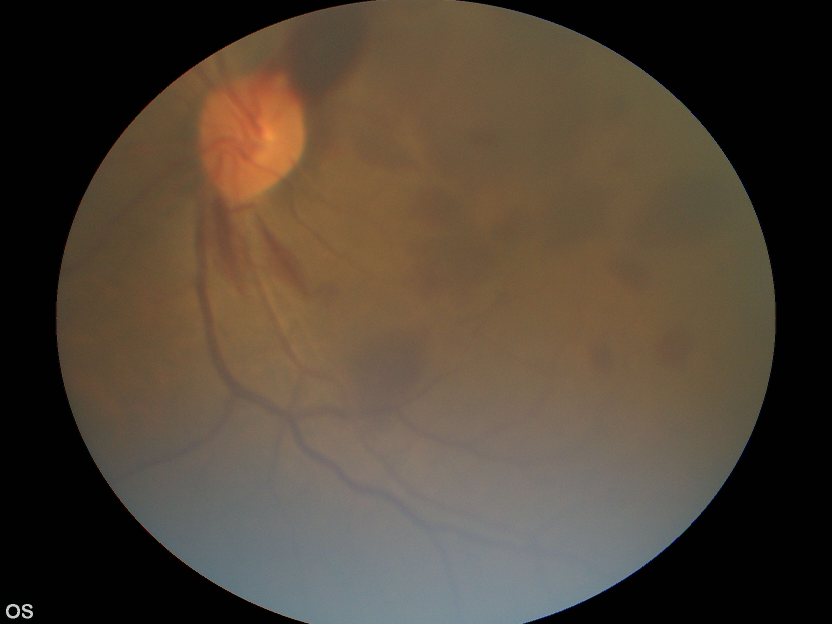
#> input picture Code/Background Separation/Images/OS0043EY.JPG, 1664 x 1248 px (shown at 1/2 size)
$ jupyter execute --allow-errors Interpolation.ipynb
#> lines starting #> are read from the running program, lines starting #| are printed output that depends on the picture
[cell 1]
import cv2
import math
import scipy
import numpy as np
import pandas as pd
import matplotlib.pyplot as plt
from mpl_toolkits import mplot3d
from plantcv import plantcv as pcv
from scipy.interpolate import griddata, interp2d
from scipy.ndimage.filters import generic_filter

[cell 2]
def get_non_uniform_sampling(source, steps):
    shape = np.shape(source)
    height = shape[0]
    length = shape[1]

    x_centre = int(length/2)
    y_centre = int(height/2)
    radius = int(min(length, height)/2)

    pi = np.pi
    multiplier = 0.5
    x_coordinates = []
    y_coordinates = []

    for r in steps:
        number_of_points = (1/multiplier) * 2

        for j in range(int(number_of_points)):
            theta = j*pi*multiplier
            x = x_centre + (r * np.cos(theta))
            y = y_centre + (r * np.sin(theta))
            if(x<length and y<height):
                x_coordinates.append(int(x))
                y_coordinates.append(int(y))

        multiplier = multiplier/1.75

    return x_coordinates, y_coordinates

def window_stdev(X, window_size):
    c1 = uniform_filter(X, window_size, mode='reflect')
    c2 = uniform_filter(X*X, window_size, mode='reflect')
    return np.sqrt(c2 - c1*c1)

[cell 3]
img = cv2.imread("./Images/OS0043EY.JPG")
#> img is the input picture: shape (1248, 1664, 3); mean B, G, R 54, 67.3, 79.5
print(np.shape(img))
#| (1248, 1664, 3)
(B,G,R) = cv2.split(img)
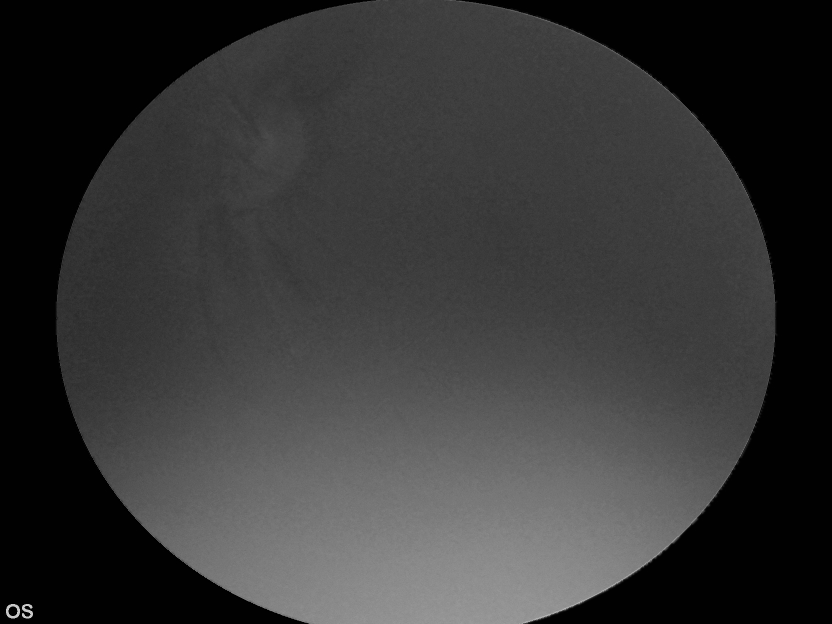
#> B: shape (1248, 1664) (shown at 1/2 size); min 0, max 222, mean 54
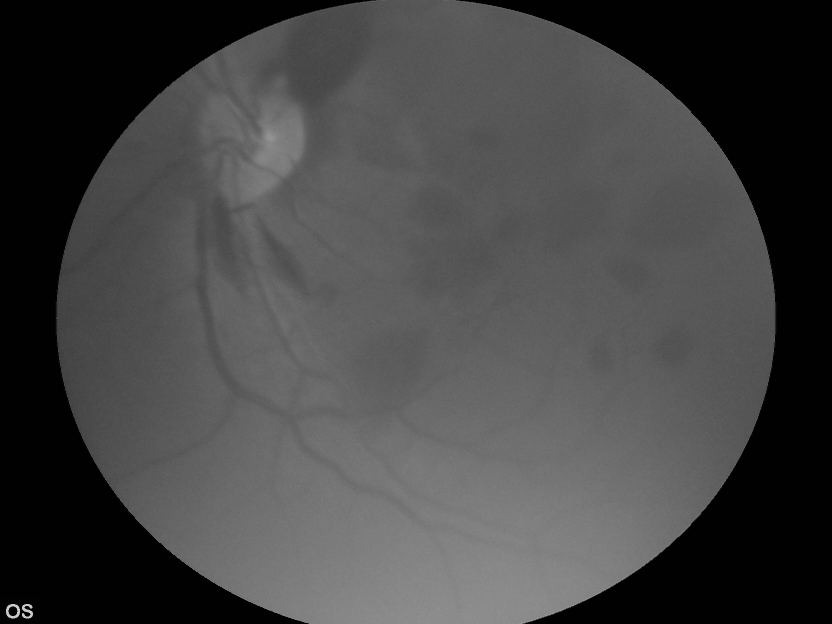
#> G: shape (1248, 1664) (shown at 1/2 size); min 0, max 222, mean 67.3
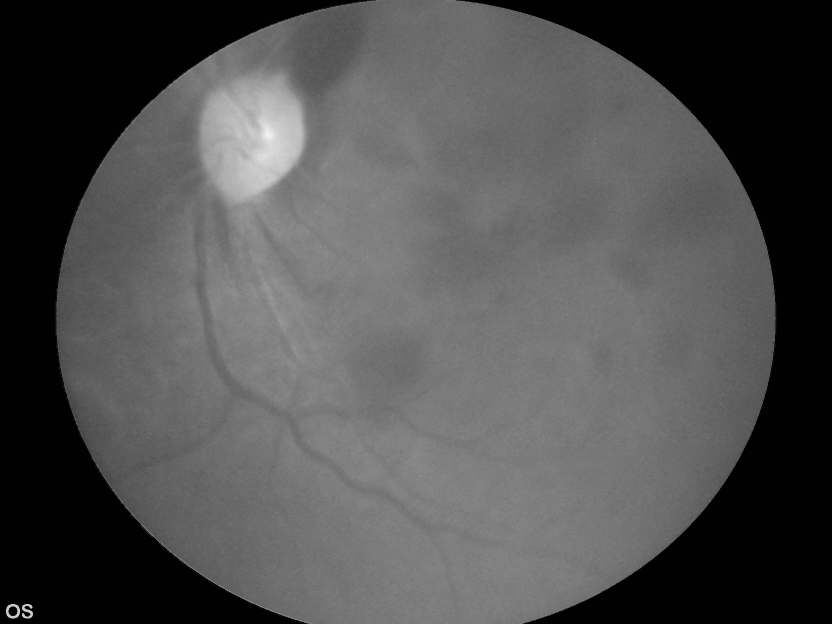
#> R: shape (1248, 1664) (shown at 1/2 size); min 0, max 245, mean 79.5
#cv2.imshow("Source Image", img)
#cv2.waitKey(0)

[cell 4]
steps = [0, 149, 246, 357, 486, 574]
x_coordinates, y_coordinates = get_non_uniform_sampling(G, steps)
#> x_coordinates = 146 values, max 1406 at index 81, min 258 at index 114, mean 825.8; y_coordinates = 146 values, max 1197 at index 97, min 50 at index 130, mean 624.3
number_of_points = (np.shape(x_coordinates))[0]
#> number_of_points = 146
print("The number of points is", number_of_points)
#| The number of points is 146

[cell 5]
plt.rcParams["figure.figsize"] = (8,8)
plt.imshow(G)
plt.scatter(x_coordinates, y_coordinates, color='red')
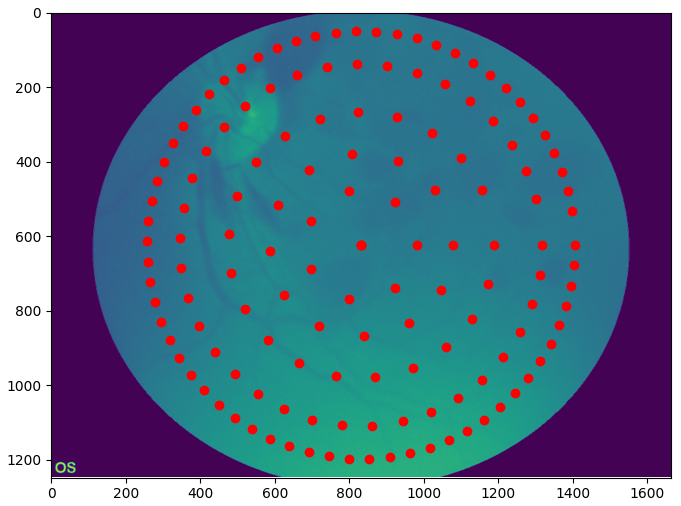
#> figure drawn by matplotlib, 1 panel

[cell 6]
figure_size = 7
G_mean = cv2.blur(G,(figure_size, figure_size))
plt.imshow(G_mean)

#> (a cell that did not finish here is left out)

[cell 8]
mean = np.empty(number_of_points)
std = np.empty(number_of_points)
G_mean_interpolation = np.zeros(np.shape(G))
G_mean_interpolation[:,:] = np.nan
G_std_interpolation = np.zeros(np.shape(G))
G_std_interpolation[:,:] = np.nan

#> (the rest of this cell did not finish here and is left out)

[cell 9]
#ax = plt.axes(projection ="3d")
#ax.scatter3D(x_coordinates, y_coordinates, mean)
#plt.show()

[cell 10]
xi = np.arange(0, np.shape(G)[1], 1)
#> xi = 1664 values from 0 to 1663
yi = np.arange(0, np.shape(G)[0], 1)
#> yi = 1248 values from 0 to 1247
x_grid, y_grid = np.meshgrid(xi, yi)

points = []
for i , j in zip(x_coordinates, y_coordinates):
    points.append([i,j])
#> this loop made 146 passes
#> (i, j) on passes 1 to 12: (832, 624), (832, 624), (832, 624), (832, 624), (981, 624), (924, 740), (798, 769), (697, 688), (697, 559), (798, 478), (924, 507), (1078, 624)
#> after the loop, points = 146 pairs, first value 258 to 1406, second value 50 to 1197

interpolated_mean = scipy.interpolate.griddata(points, mean, (x_grid, y_grid) , method='linear', fill_value=0, rescale=False)
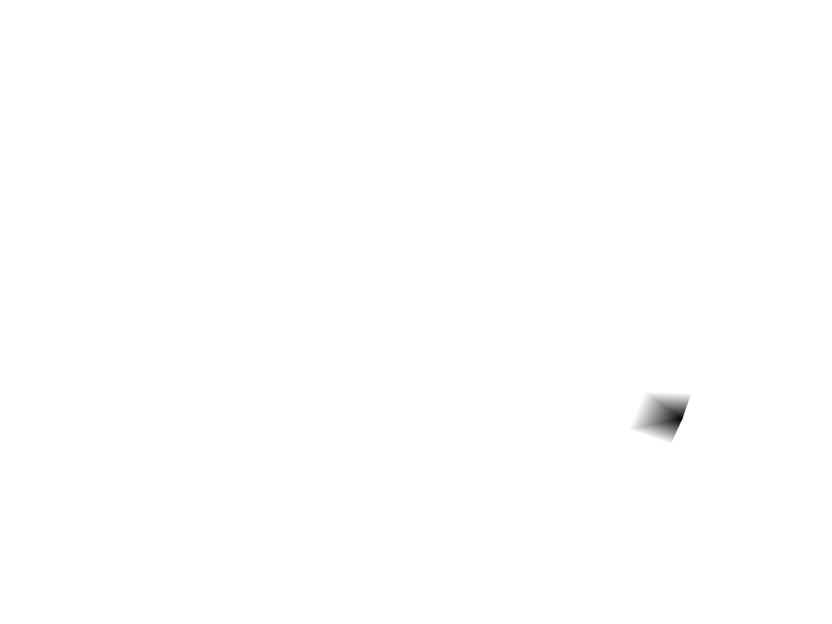
#> interpolated_mean: shape (1248, 1664) float64 (shown at 1/2 size); min -8.86e+280, max 95, mean -1.22e+278; drawn with min black and max white

plt.imshow(interpolated_mean, cmap = 'RdYlBu')

[cell 11]
interpolated_std = scipy.interpolate.griddata(points, std, (x_grid, y_grid) , method='linear', fill_value=0, rescale=False)

plt.imshow(interpolated_std, cmap = 'RdYlBu')
#> (the rest of this cell did not finish here and is left out)

$ run again, with Code/Background Separation/Images/OS0044EY.JPG copied over Code/Background Separation/Images/OS0043EY.JPG
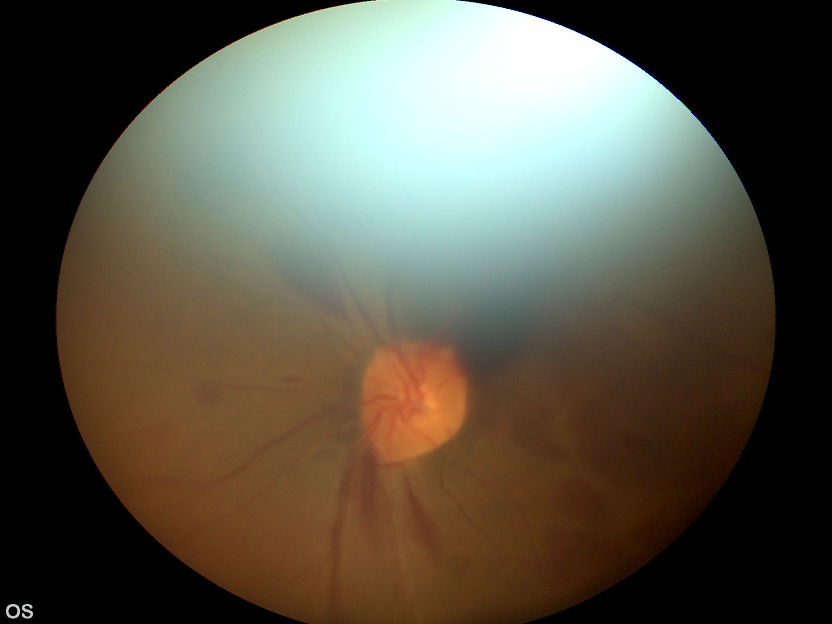
#> input picture Code/Background Separation/Images/OS0044EY.JPG, 1664 x 1248 px (shown at 1/2 size)
#> img is the input picture: shape (1248, 1664, 3); mean B, G, R 71.1, 84.7, 89.1
#| (1248, 1664, 3)
#> `(B,G,R) = cv2.split(img)`:
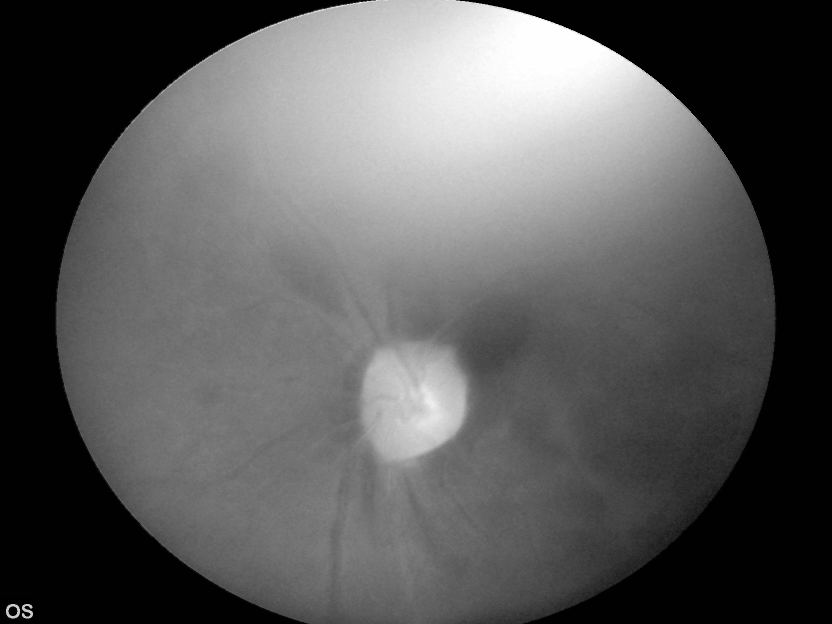
#> R: shape (1248, 1664) (shown at 1/2 size); min 0, max 255, mean 89.1
#> `x_coordinates, y_coordinates = get_non_uniform_sampling(G, steps)`: x_coordinates = 146 values, max 1406 at index 81, min 258 at index 114, mean 825.8; y_coordinates = 146 values, max 1197 at index 97, min 50 at index 130, mean 624.3
#| The number of points is 146
#> `[cell 5] plt.rcParams["figure.figsize"] = (8,8) plt.imshow(G) plt.scat..`:
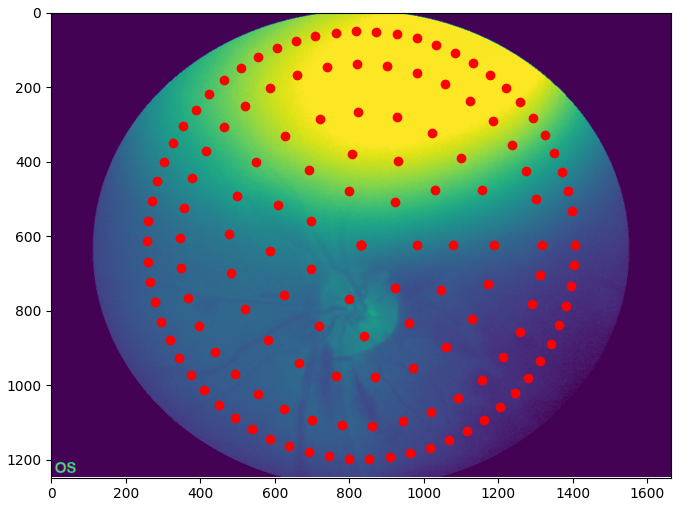
#> figure drawn by matplotlib, 1 panel
#> the loop `for i , j in zip(x_coordinates, y_coordinates):` made 146 passes
#> (i, j) on passes 1 to 8: (832, 624), (832, 624), (832, 624), (832, 624), (981, 624), (924, 740), (798, 769), (697, 688)
#> after the loop `for i , j in zip(x_coordinates, y_coordinates):`: points = 146 pairs, first value 258 to 1406, second value 50 to 1197

$ run again, with Code/Background Separation/Images/OS0046EY.JPG copied over Code/Background Separation/Images/OS0043EY.JPG
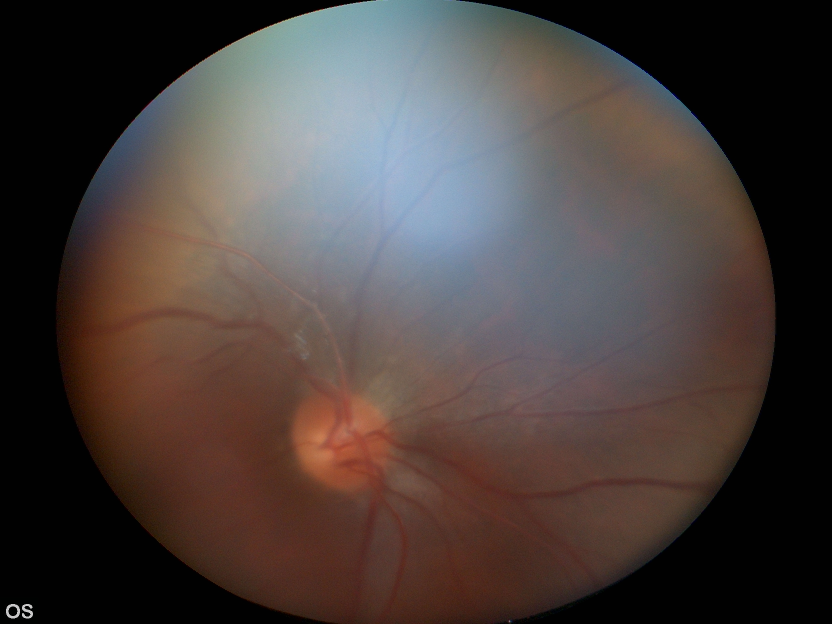
#> input picture Code/Background Separation/Images/OS0046EY.JPG, 1664 x 1248 px (shown at 1/2 size)
#> img is the input picture: shape (1248, 1664, 3); mean B, G, R 60.6, 63.5, 73.5
#| (1248, 1664, 3)
#> `(B,G,R) = cv2.split(img)`:
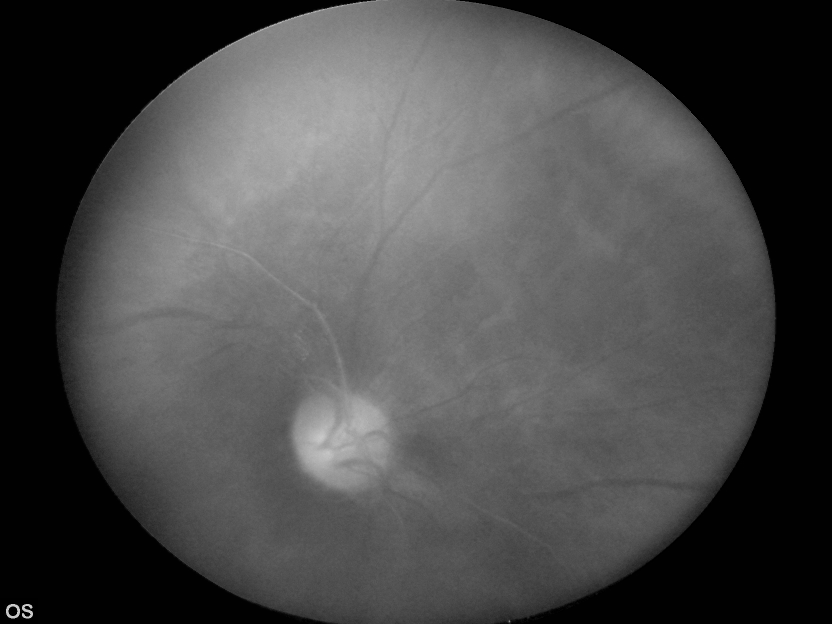
#> R: shape (1248, 1664) (shown at 1/2 size); min 0, max 222, mean 73.5
#> `x_coordinates, y_coordinates = get_non_uniform_sampling(G, steps)`: x_coordinates = 146 values, max 1406 at index 81, min 258 at index 114, mean 825.8; y_coordinates = 146 values, max 1197 at index 97, min 50 at index 130, mean 624.3
#| The number of points is 146
#> `[cell 5] plt.rcParams["figure.figsize"] = (8,8) plt.imshow(G) plt.scat..`:
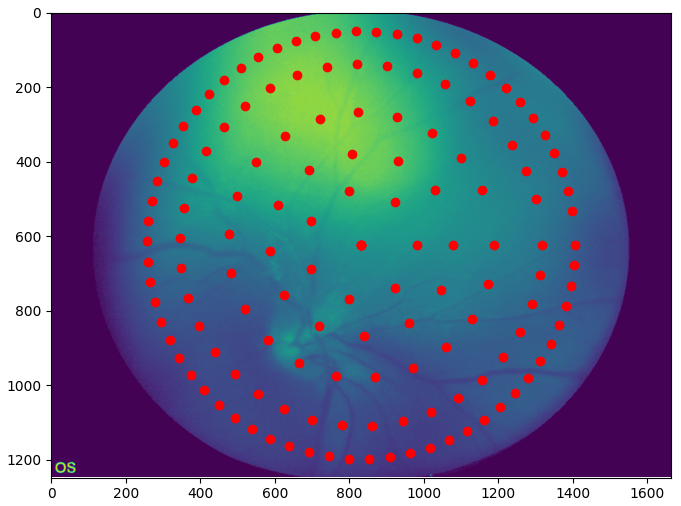
#> figure drawn by matplotlib, 1 panel
#> the loop `for i , j in zip(x_coordinates, y_coordinates):` made 146 passes
#> (i, j) on passes 1 to 8: (832, 624), (832, 624), (832, 624), (832, 624), (981, 624), (924, 740), (798, 769), (697, 688)
#> after the loop `for i , j in zip(x_coordinates, y_coordinates):`: points = 146 pairs, first value 258 to 1406, second value 50 to 1197
